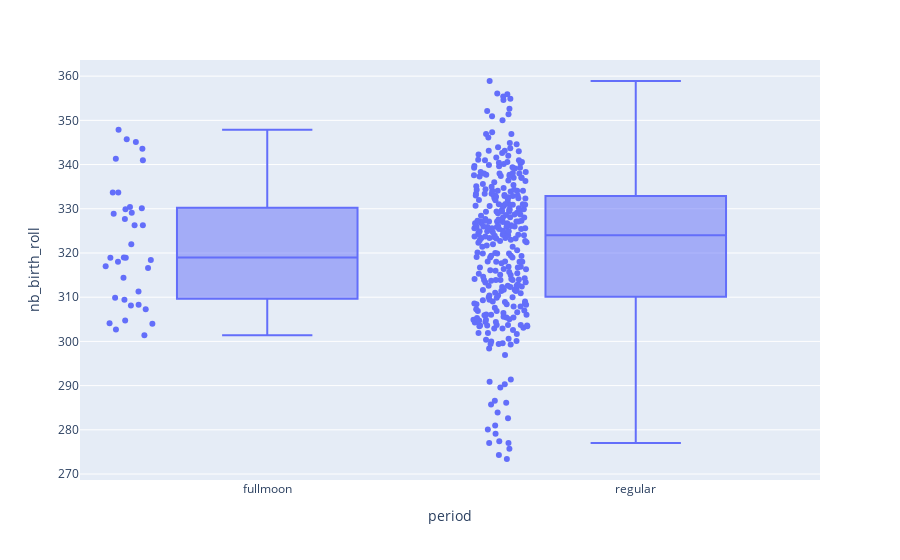

Here is the notebook cell this chart was saved with:
### Markdown cell above
The values are close to each other and the means are included in each other's confidence interval. A boxplot is a good way to observe the distributions and key values of our data.

### Code cell
df_boxplot = pd.DataFrame(
    {
        "fullmoon": df_moon_value["smooth_rolling_mean"],
        "regular": df_normal_value["smooth_rolling_mean"],
    }
)
df_boxplot = (
    df_boxplot.stack()
    .reset_index()
    .drop(columns="level_0")
    .rename(columns={"level_1": "period", 0: "nb_birth_roll"})
)

px.box(
    df_boxplot,
    x="period",
    y="nb_birth_roll",
    points="all",
    title="Fig 6 : Boxplot of the 2 studied periods",
)

### Figure 1 — Plotly figure (JSON) as saved in the notebook; plotly's stock layout.template omitted (floating-point values rounded to 4 significant figures; data arrays with more than 128 entries replaced by an {"elided": "..."} marker saying what was removed)
{"data": [{"alignmentgroup": "True", "boxpoints": "all", "hovertemplate": "period=%{x}<br>nb_birth_roll=%{y}<extra></extra>", "legendgroup": "", "marker": {"color": "#636efa"}, "name": "", "notched": false, "offsetgroup": "", "orientation": "v", "showlegend": false, "type": "box", "x": {"elided": "359 str values"}, "x0": " ", "xaxis": "x", "y": {"elided": "359 float values"}, "y0": " ", "yaxis": "y"}], "layout": {"boxmode": "group", "legend": {"tracegroupgap": 0}, "margin": {"t": 60}, "xaxis": {"anchor": "y", "domain": [0, 1], "title": {"text": "period"}}, "yaxis": {"anchor": "x", "domain": [0, 1], "title": {"text": "nb_birth_roll"}}}}
